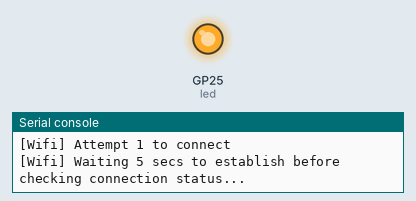
Recording of a program running on a simulated Raspberry Pi Pico running MicroPython. On the bench: output pins drawn as LEDs (lit = HIGH), the last lines printed to the serial console. WiFi joins after 1.5 s; web requests get an empty 200 reply after 0.4 s.

Above: at 0.1 s.
At 6.6 s:
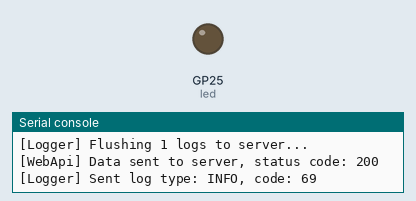
Timing chart, 0 to 70.9 s (numbered marks = the images above):
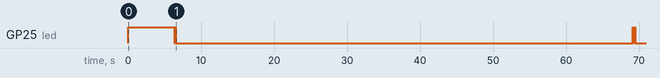

The program:

main.py
```python
"""
MicroPython Version of Pico AQ Sensor
MicroPython defaults to main.py
"""
import json
import struct
import time
import network
import ubinascii
import urequests
import gc
from machine import Pin, UART
from micropython import const
import micropython


READINGS_DELAY_SECS = const(60)
SENSOR_READ_MAX_ATTEMPTS = const(500)
SENSOR_READ_ATTEMPT_DELAY = const(0)
WEB_API_REQUESTS_DELAY_SECS = const(1)
WEB_API_MAX_ATTEMPTS = const(5)
WIFI_CONNECT_ATTEMPT_DELAY = const(5)
WIFI_CONNECT_CHECK_DELAY = const(5)
LOG_QUEUE_MAX_SIZE = const(20)
# every MEM_REPORTING_FREQ readings, it will report memory status
MEM_REPORTING_FREQ = const(120)
WATCHDOG_TIMEOUT_MSEC = const(1000)

led = Pin("LED", Pin.OUT)


# Corresponds to server log types
# unsupported inheriting from `Enum` in micropython
class LogType:
    INFO = const("INFO")
    WARNING = const("WARNING")
    ERROR = const("ERROR")


# Corresponds to server log codes
# unsupported inheriting from `Enum` in micropython
class LogCode:
    WIFI_CONNECT_SUCCESS = const(30)
    WIFI_CONNECT_FAILED = const(4)
    WIFI_SOCKET_POOL_HUMAN_ERROR = const(5)
    WIFI_SOCKET_POOL_CREATION_ERROR = const(6)
    WIFI_REQUESTS_POTENTIAL_HUMAN_ERROR = const(7)
    WIFI_REQUESTS_CREATION_ERROR_UNDEFINED_POOL = const(8)
    WIFI_REQUESTS_CREATION_ERROR = const(9)
    SENSOR_UART_FAIL = const(10)
    SENSOR_PM25_CREATE_FAIL_NO_UART = const(11)
    SENSOR_PM25_CREATE_FAIL = const(12)
    SENSOR_PM25_UNDEFINED = const(13)
    SENSOR_PM25_READ_FAIL = const(14)
    DATA_POST_FAILED = const(16)
    DATA_POST_FAILED_MAX_RETRY = const(18)
    DEVICE_POWER_ON = const(31)
    WIFI_INITIAL_LOST = const(44)
    GENERAL_EXCEPTION = const(-9)
    MEMORY_STATUS = const(69)
    LOG_QUEUE_STATUS = const(32)


class Log:
    @micropython.native
    def __init__(self, type: str, code: int, message: str):
        self.type = type
        self.code = code
        self.message = message

    @micropython.native
    def __str__(self) -> str:
        return f'{self.type} ({self.code}): {self.message}'


class AQData:
    @micropython.native
    def __init__(self, pm10: str, pm25: str, pm100: str):
        self.pm10 = pm10
        self.pm25 = pm25
        self.pm100 = pm100


class WebApi:
    @micropython.native
    def __init__(self, client_key: str, log_url: str, data_url: str):
        self._client_key = client_key
        self._log_url = log_url
        self._data_url = data_url

    @micropython.native
    def send_log(self, log: Log) -> bool:
        return self._send_data(self._log_url, {
            'type': log.type,
            'code': log.code,
            'message': log.message
        })

    @micropython.native
    def send_aq(self, sensor_data: AQData) -> bool:
        json_data = {
            'pm25': sensor_data.pm25,
            'pm10': sensor_data.pm10,
            'pm100': sensor_data.pm100
        }
        return self._send_data(self._data_url, json_data)

    @micropython.native
    def _send_data(self, url: str, data: object):
        attempts = 1
        response = None  # intentional to cleanup if exception is thrown
        while attempts <= WEB_API_MAX_ATTEMPTS:
            try:
                gc.collect()  # server response might be large
                response = None
                response = urequests.post(url,
                                          headers={
                                              'Content-Type': 'application/json',
                                              'x-api-key': self._client_key
                                          },
                                          data=json.dumps(data))
                if response.status_code != 200:
                    Logger().queue(LogType.ERROR, LogCode.DATA_POST_FAILED,
                                   f'[WebApi] Received unexpected response from server: {response.status_code}: {response.text}')
                    response.close()
                    attempts += 1
                else:
                    print(
                        f'[WebApi] Data sent to server, status code: {response.status_code}')
                    response.close()
                    return True
            except Exception as e:
                if response is not None:
                    response.close()
                Logger().queue(LogType.ERROR, LogCode.DATA_POST_FAILED,
                               f'[WebApi] Exception in sending data to server. Exception: {e}')
                print(
                    f'[WebApi] Exception occurred in sending data to server: {type(e)}: {e}')
                attempts += 1

            time.sleep(WEB_API_REQUESTS_DELAY_SECS)

        print('[WebApi] Max retry of sending reached')
        Logger().queue(LogType.ERROR, LogCode.DATA_POST_FAILED_MAX_RETRY,
                       '[WebApi] Max Retry Reached in Sending Data')
        return False


class Logger:
    # Logger | None (unsupported `from __future__ import annotations` in micropython)
    _instance = None

    @micropython.native
    def __new__(cls):
        if cls._instance is None:
            cls._instance = super(Logger, cls).__new__(cls)
            cls._instance._init()
        return cls._instance

    @micropython.native
    def _init(self):
        self._log_queue: list[Log] = []

    @micropython.native
    def queue(self, type: str, code: int, message: str):
        if len(self._log_queue) >= LOG_QUEUE_MAX_SIZE:
            print(f'[Logger] Unable to queue log. Queue full')
            self._log_queue[len(self._log_queue) - 1] = \
                Log(LogType.WARNING, LogCode.LOG_QUEUE_STATUS,
                    "[Logger] Log Queue Full. Truncating new logs")
        else:
            log = Log(type, code, message)
            self._log_queue.append(log)
            print(f'[Logger] Queued log type: {type}, code: {code}')

    @micropython.native
    def flush_to_server(self, api: WebApi):
        print(f'[Logger] Flushing {len(self._log_queue)} logs to server...')
        sent = []
        for log in self._log_queue:
            result = api.send_log(log)
            if result == False:
                print(
                    f'[Logger] Failed to send log type: {log.type}, code: {log.code}')
            else:
                print(f'[Logger] Sent log type: {log.type}, code: {log.code}')
                sent.append(log)

        for log in sent:
            self._log_queue.remove(log)

        gc.collect()  # removing logs frees up memory


# unsupported inheriting from `Enum` in micropython
class ClientError:
    CONFIG_GENERIC = const(1)
    CONFIG_WIFI = const(2)
    CONFIG_ENDPOINT = const(3)
    WIFI_FAILURE = const(4)


class ClientConfig:
    @micropython.native
    def __init__(self, wifi_ssid: str, wifi_pass: str, data_url: str, log_url: str, client_key: str):
        self.wifi_ssid = wifi_ssid
        self.wifi_pass = wifi_pass
        self.data_url = data_url
        self.log_url = log_url
        self.client_key = client_key


@micropython.native
def network_status_str(value: int) -> str:
    # unsupported `match` in micropython
    if value == network.STAT_IDLE:
        return "Idle"
    elif value == network.STAT_CONNECTING:
        return "Connecting"
    elif value == network.STAT_WRONG_PASSWORD:
        return "Failed due to incorrect password"
    elif value == network.STAT_NO_AP_FOUND:
        return "Failed due to no access point"
    elif value == network.STAT_CONNECT_FAIL:
        return "Failed (generic)"
    else:
        return "Unknown"


class Sensor:
    @micropython.native
    def __init__(self):
        self._buffer = bytearray(32)
        self._uart = UART(0)

        self._uart.init(baudrate=9600, bits=8, parity=None,
                        stop=1, tx=Pin(0), rx=Pin(1))

    @micropython.native
    def read(self):
        # Use a dictionary to hold our data
        reading = {
            "pm10 standard": None,
            "pm25 standard": None,
            "pm100 standard": None,
            "pm10 env": None,
            "pm25 env": None,
            "pm100 env": None,
            "particles 03um": None,
            "particles 05um": None,
            "particles 10um": None,
            "particles 25um": None,
            "particles 50um": None,
            "particles 100um": None,
        }

        for attempt in range(1, SENSOR_READ_MAX_ATTEMPTS):
            print(
                f'[Sensor] Attempt {attempt}/{SENSOR_READ_MAX_ATTEMPTS} to read from sensor...')
            time.sleep(SENSOR_READ_ATTEMPT_DELAY)
            try:
                byte = self._uart.read(1)
                # If we did not get a byte or it doesn't match the header, continue to read
                if not byte or byte[0] != 0x42:
                    continue

                # Save the byte and read the remaining
                self._buffer[0] = byte[0]
                remaining_bytes = self._uart.read(31)

                # If we don't have any remaining bytes, or our length is not 31 (not a full message), continue
                if not remaining_bytes or len(remaining_bytes) != 31:
                    continue

                # If we get this far, we have a full message, unpack
                self._buffer[1:] = remaining_bytes
                frame_len = struct.unpack(">H", self._buffer[2:4])[0]

                # Check for invalid frame length
                if frame_len != 28:
                    continue

                '''
                The > is big endian
                H is for unsigned short
                https://docs.python.org/3.0/library/struct.html
                '''

                provided_checksum = struct.unpack(">H", self._buffer[30:32])[0]
                computed_checksum = sum(self._buffer[0:30])

                # If checksum does not match, continue
                if computed_checksum != provided_checksum:
                    continue

                # If we get this far, we have a valid frame length and checksum, unpack data and return
                (
                    reading['pm10 standard'],
                    reading['pm25 standard'],
                    reading['pm100 standard'],
                    reading['pm10 env'],
                    reading['pm25 env'],
                    reading['pm100 env'],
                    reading['particles 03um'],
                    reading['particles 05um'],
                    reading['particles 10um'],
                    reading['particles 25um'],
                    reading['particles 50um'],
                    reading['particles 100um'],
                ) = struct.unpack(">HHHHHHHHHHHH", self._buffer[4:28])

                return AQData(reading["pm10 env"], reading["pm25 env"], reading["pm100 env"])

            except Exception as e:
                print(f'[Sensor] Exception reading sensor: {e}: retrying...')

        Logger().queue(LogType.ERROR, LogCode.SENSOR_PM25_READ_FAIL,
                       f'[Sensor] PM25 Read Failure: Reached Max Retry Count: {SENSOR_READ_MAX_ATTEMPTS}')


class Wifi:
    # Wifi | None (unsupported `from __future__ import annotations` in micropython)
    _instance = None

    @micropython.native
    def __new__(cls):
        if cls._instance is None:
            cls._instance = super(Wifi, cls).__new__(cls)
            cls._instance._init()
        return cls._instance

    @micropython.native
    def _init(self):
        self._wlan = network.WLAN(network.STA_IF)
        self._wlan.active(True)

    @micropython.native
    def connect(self, ssid: str, password: str) -> None:
        print(f'[Wifi] Attempting to Connect to SSID: {ssid}')

        mac_address = ubinascii.hexlify(network.WLAN(
            network.STA_IF).config('mac'), ':').decode()
        self._wlan.disconnect()
        self._wlan.connect(ssid, password)

        attempt_count = 1
        while True:
            print(
                f'[Wifi] Attempt {attempt_count} to connect')
            self._wlan.connect(ssid, password)
            print(
                f'[Wifi] Waiting {WIFI_CONNECT_CHECK_DELAY} secs to establish before checking connection status...')
            time.sleep(WIFI_CONNECT_CHECK_DELAY)
            if self._wlan.status() == network.STAT_GOT_IP:
                ip = self._wlan.ifconfig()[0]
                Logger().queue(LogType.INFO, LogCode.WIFI_CONNECT_SUCCESS,
                               f'[Wifi] Successfully Connected to the wifi. Mac: {mac_address} IP: {ip} | Attempt: {attempt_count}')
                return
            print("[Wifi] Connection not established, retrying...")
            time.sleep(WIFI_CONNECT_ATTEMPT_DELAY)
            attempt_count += 1

    @micropython.native
    def connected(self) -> bool:
        return self._wlan.status() == network.STAT_GOT_IP


@micropython.native
def flash_led_error(blinks: int):
    for _ in range(blinks):
        led.on()
        time.sleep(0.5)
        led.off()
        time.sleep(0.5)

    time.sleep(5)


# TODO: This seems to overlap with error blinking
@micropython.native
def flash_led_active():
    for _ in range(2):
        led.on()
        time.sleep(0.1)
        led.off()
        time.sleep(0.1)


@micropython.native
def halt_client_error(client_error: int, label: str):
    print(f'[Client] Error type: {client_error}: {label}')
    while True:
        flash_led_error(client_error)


@micropython.native
def load_client_config() -> ClientConfig:  # type: ignore (Returns or halts)
    try:
        with open("config.json") as fd:
            config_data = json.load(fd)
            config = ClientConfig(config_data["wifi_ssid"],
                                  config_data["wifi_pass"],
                                  config_data["data_url"],
                                  config_data["log_url"],
                                  config_data["client_key"])
            if config.wifi_ssid is None or config.wifi_pass is None:
                halt_client_error(ClientError.CONFIG_WIFI,
                                  "Wifi config missing from toml configuration.")
            elif config.data_url is None or config.log_url is None or config.client_key is None:
                halt_client_error(ClientError.CONFIG_ENDPOINT,
                                  "Endpoint config missing from toml configuration.")
            return config
    except:
        halt_client_error(ClientError.CONFIG_GENERIC, "Error with config")


@micropython.native
def main():
    # TODO: watchdog

    led.on()

    Logger().queue(LogType.INFO, LogCode.DEVICE_POWER_ON,
                   "[Main] Pico Powered On")
    config = load_client_config()

    Wifi().connect(config.wifi_ssid, config.wifi_pass)

    api = WebApi(config.client_key, config.log_url, config.data_url)
    Logger().flush_to_server(api)

    while True:
        try:
            sensor = Sensor()
            break
        except Exception as e:
            Logger().queue(LogType.ERROR,
                           LogCode.SENSOR_UART_FAIL,    # TODO: Not quite the right category
                           f'[Main] {type(e).__name__}: {e} | Trying again...')
            time.sleep(5)

    loop_count = 0
    # Read sensor and post data to server
    while True:
        try:
            gc.collect()
            if loop_count % MEM_REPORTING_FREQ == 0:
                Logger().queue(LogType.INFO, LogCode.MEMORY_STATUS,
                               f'[Main] Free RAM: {gc.mem_free()} bytes')
                Logger().flush_to_server(api)

            loop_count += 1
            flash_led_active()

            connected = Wifi().connected()
            if not connected:
                Logger().queue(LogType.INFO, LogCode.WIFI_INITIAL_LOST,
                               "[Main] Initial WiFi Lost - Reconnecting")
                Wifi().connect(config.wifi_ssid, config.wifi_pass)

            data = sensor.read()
            if data is None:
                print("[Main] No sensor data was returned")
            else:
                print(f'[Main] Sensor data received: {data.pm25} pm25')
                api.send_aq(data)

            Logger().flush_to_server(api)

            print(
                f'[Main] Attempting next reading in {READINGS_DELAY_SECS} secs')
            time.sleep(READINGS_DELAY_SECS)
        except MemoryError:
            while True:
                led.on()
                time.sleep(0.1)
                led.off()
                time.sleep(0.1)
        except Exception as e:
            Logger().queue(LogType.ERROR, LogCode.GENERAL_EXCEPTION,
                           f'[Main] {type(e)}: {e}')
            Logger().flush_to_server(api)
            time.sleep(READINGS_DELAY_SECS)


main()
```

Measured:
- by itself, GP25 (led): goes LOW 0.10 s, HIGH 0.10 s, LOW 62.6 s, HIGH 0.10 s, LOW 0.10 s, HIGH 0.10 s, then LOW
